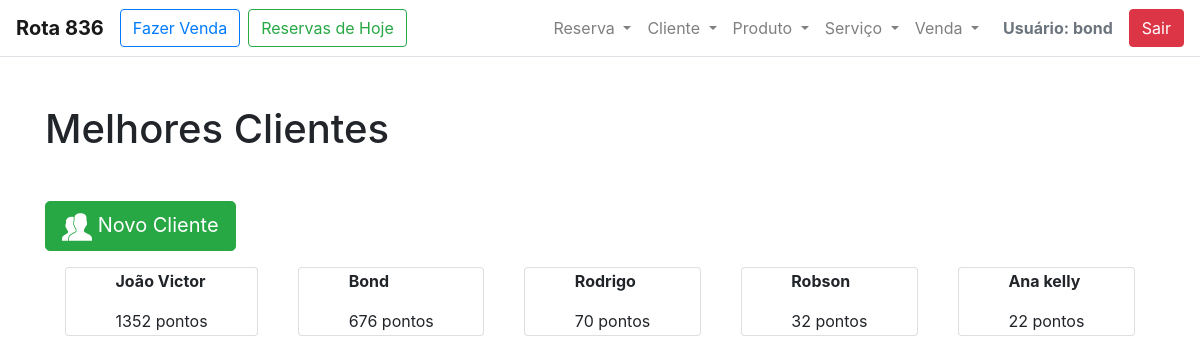
Page /salao/cliente/melhores/ (signed in) on the earlier database version.
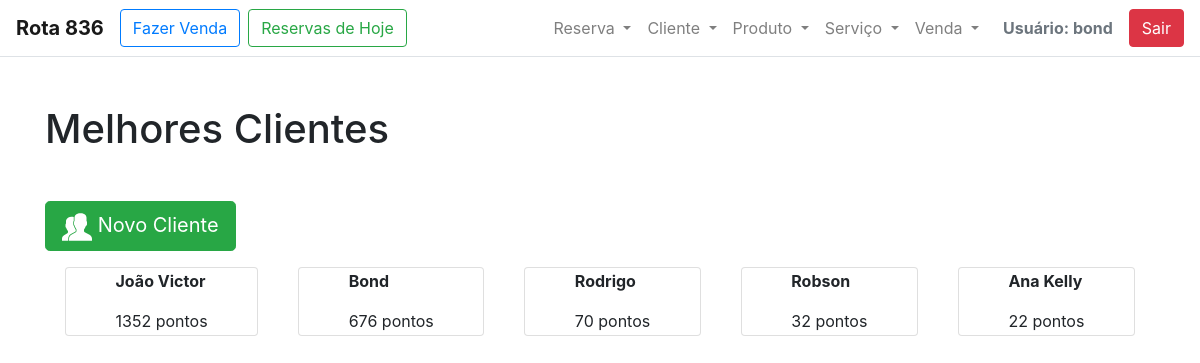
Same page on the later database version.
### salao/models.py (models this page shows, shortened)
class Cliente (models.Model):
    nome_cliente = models.CharField(max_length=200, null=False)
    telefone_cliente = models.CharField(max_length=12)
    instagram_cliente = models.CharField(max_length=50)
    bairro_cliente = models.CharField(max_length=200, null=False)
    @property
    def pontos_cliente(self):
        pontos = 0
        vendas = self.venda_set.all()
        for x in vendas:
            pontos += x.soma_pontos_venda
        return pontos

class Venda(models.Model):
    data_hora_venda = models.DateTimeField(auto_now_add=True)
    cliente_venda = models.ForeignKey(Cliente, on_delete=models.CASCADE, null=False)
    servico_venda = models.ManyToManyField(Servico, blank=True)
    produto_venda = models.ManyToManyField(Produto, blank=True)
    @property
    def soma_pontos_venda(self):
        pontos = 0
        if self.servico_venda:
            for x in self.servico_venda.all():
                pontos = pontos + x.pontos_servico
        if self.produto_venda:
            for x in self.produto_venda.all():
                pontos = pontos + x.pontos_produto
        return pontos

class Servico(models.Model):
    desc_servico = models.CharField(max_length=200, null=False)
    pontos_servico = models.IntegerField(null=False)
    valor_servico = models.FloatField(null=False)

class Produto(models.Model):
    desc_produto = models.CharField(max_length=200, null=False)
    pontos_produto = models.IntegerField(null=False)
    valor_produto = models.FloatField(max_length=12, null=False)
    marca_produto = models.CharField(max_length=100, null=False)

### salao/views.py (the view)
# urls.py: path('cliente/melhores/', views.MelhoresClientes, name='melhores_clientes'),
@login_required
def MelhoresClientes(request):
    template_name='salao/cliente/melhores.html'
    clientes = sorted(Cliente.objects.all(), key=lambda t: t.pontos_cliente, reverse=True)[:5]
    return render(request, template_name, {'clientes': clientes})

### salao/templates/salao/cliente/melhores.html (shortened to what this page needs)
{% extends '../base.html' %}
{% load staticfiles %}
{% block h1_pagina %}
    Melhores Clientes
{% endblock h1_pagina %}
{% block content %}
    <a href="{% url 'salao:incluir_cliente' %}"><button class="btn btn-success btn-lg mb-3"><img src="{% static 'img/cliente.svg' %}" height="30px" width="30px"> Novo Cliente</button></a>
    <div class="d-flex flex-wrap justify-content-around">
    {% for cliente in clientes %}
              <div class="card mb-4 box-shadow px-5">
                <div class="card-body">
                  <p class="card-text font-weight-bold">{{ cliente.nome_cliente }}</p>
                  <p class="card-text ">{{ cliente.pontos_cliente }} pontos</p>
                </div>
            </div>
    {% endfor %}
    </div>
{% endblock content %}

Differences in the rows shown:
changed Cliente: nome_cliente "Ana kelly" → "Ana Kelly"
